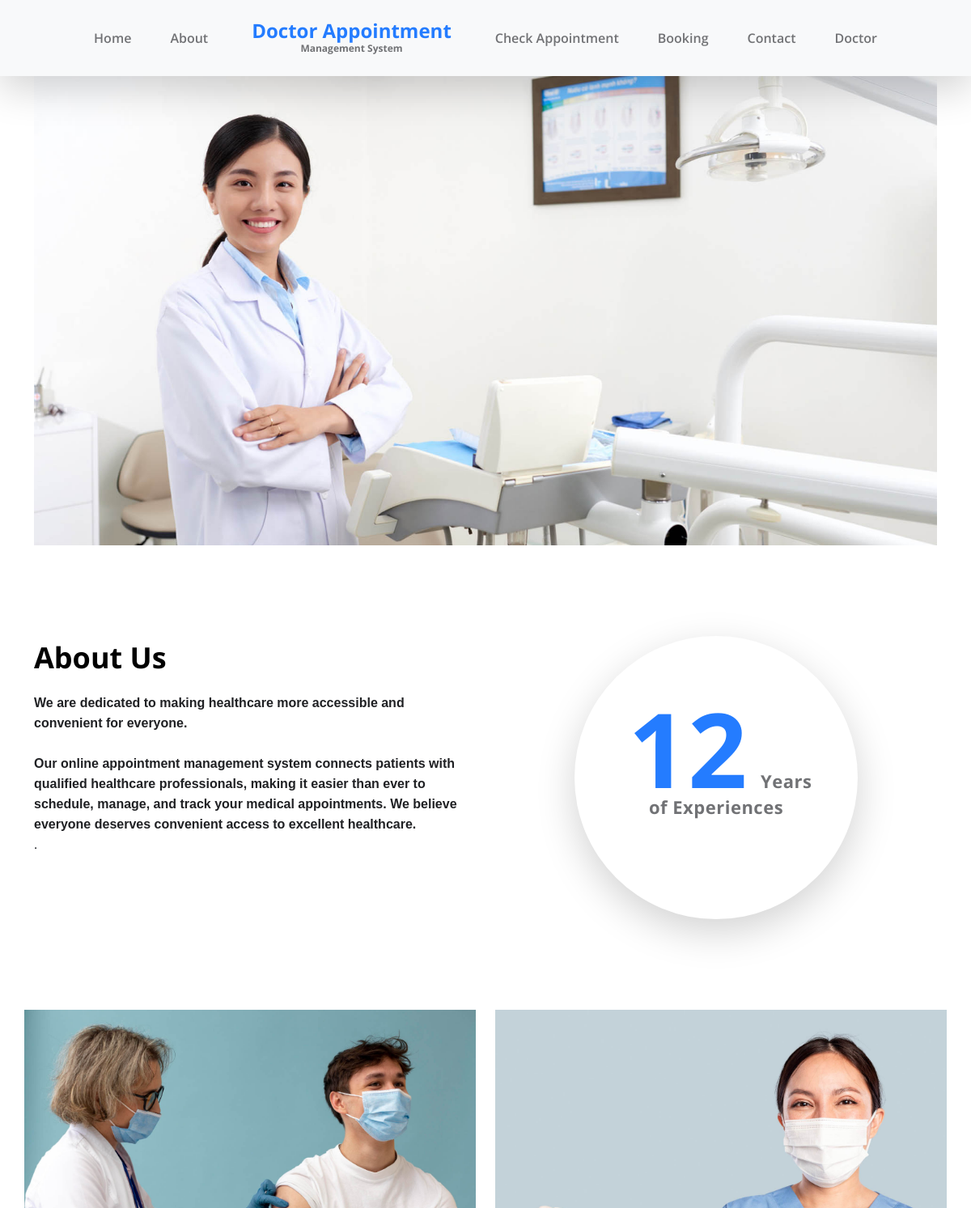
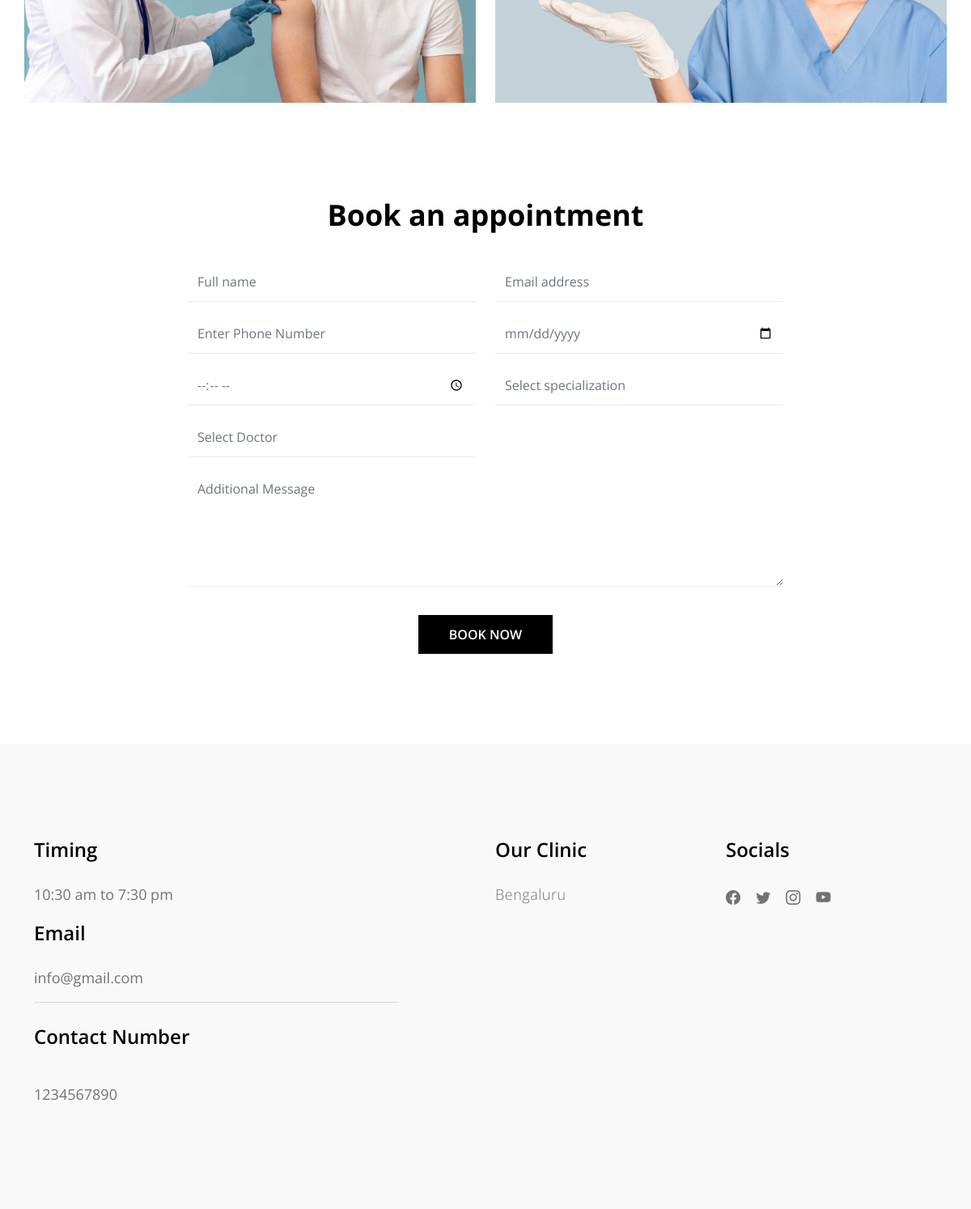
Screenshot of /dams/index.php with the database file from the repository (2 pictures, top to bottom).
### tables this page shows
CREATE TABLE `tblpage` (
  `ID` int(10) NOT NULL,
  `PageType` varchar(200) DEFAULT NULL,
  `PageTitle` mediumtext DEFAULT NULL,
  `PageDescription` mediumtext DEFAULT NULL,
  `Email` varchar(200) DEFAULT NULL,
  `MobileNumber` bigint(10) DEFAULT NULL,
  `UpdationDate` date DEFAULT NULL,
  `Timing` varchar(200) NOT NULL
);

### dams/index.php (the view, shortened to what this page needs)
<?php
include('doctor/includes/dbconnection.php');
?>
<!doctype html>
<html lang="en">
    <head>
        <link href="css/bootstrap.min.css" rel="stylesheet">
        <link href="css/bootstrap-icons.css" rel="stylesheet">
        <link href="css/owl.carousel.min.css" rel="stylesheet">
        <link href="css/owl.theme.default.min.css" rel="stylesheet">
        <link href="css/templatemo-medic-care.css" rel="stylesheet">
    </head>
    <body id="top">
        <main>
            <?php include_once('includes/header.php');?>
            <section class="hero" id="hero">
                <div class="container">
                    <div class="row">
                        <div class="col-12">
                            <div id="myCarousel" class="carousel slide carousel-fade" data-bs-ride="carousel">
                                <div class="carousel-inner">
                                    <div class="carousel-item">
                                        <img src="images/slider/young-asian-female-dentist-white-coat-posing-clinic-equipment.jpg" class="img-fluid" alt="">
                                    </div>
                                </div>
                            </div>
                        </div>
                    </div>
                </div>
            </section>
            <section class="section-padding" id="about">
                <div class="container">
                    <div class="row">
                        <div class="col-lg-6 col-md-6 col-12">
                            <?php
$sql="SELECT * from tblpage where PageType='aboutus'";
$query = $dbh -> prepare($sql);
$query->execute();
$results=$query->fetchAll(PDO::FETCH_OBJ);
$cnt=1;
if($query->rowCount() > 0)
{
foreach($results as $row)
{               ?>
                            <h2 class="mb-lg-3 mb-3"><?php  echo htmlentities($row->PageTitle);?></h2>
                            <p><?php  echo ($row->PageDescription);?>.</p>
                           <?php $cnt=$cnt+1;}} ?>
                        </div>
                        <div class="col-lg-4 col-md-5 col-12 mx-auto">
                            <div class="featured-circle bg-white shadow-lg d-flex justify-content-center align-items-center">
                                <p class="featured-text"><span class="featured-number">12</span> Years<br> of Experiences</p>
                            </div>
                        </div>
                    </div>
                </div>
            </section>
            <section class="gallery">
                <div class="container">
                    <div class="row">
                        <div class="col-lg-6 col-6 ps-0">
                            <img src="images/gallery/medium-shot-man-getting-vaccine.jpg" class="img-fluid galleryImage" alt="get a vaccine" title="get a vaccine for yourself">
                        </div>
                        <div class="col-lg-6 col-6 pe-0">
                            <img src="images/gallery/female-doctor-with-presenting-hand-gesture.jpg" class="img-fluid galleryImage" alt="wear a mask" title="wear a mask to protect yourself">
                        </div>
                    </div>
                </div>
            </section>
            <section class="section-padding" id="booking">
                <div class="container">
                    <div class="row">
                        <div class="col-lg-8 col-12 mx-auto">
                            <div class="booking-form">
                                <h2 class="text-center mb-lg-3 mb-2">Book an appointment</h2>
                                <form role="form" method="post">
                                    <div class="row">
                                        <div class="col-lg-6 col-12">
                                            <input type="text" name="name" id="name" class="form-control" placeholder="Full name" required='true'>
                                        </div>
                                        <div class="col-lg-6 col-12">
                                            <input type="email" name="email" id="email" pattern="[^ @]*@[^ @]*" class="form-control" placeholder="Email address" required='true'>
                                        </div>
                                        <div class="col-lg-6 col-12">
                                            <input type="telephone" name="phone" id="phone" class="form-control" placeholder="Enter Phone Number" maxlength="10">
                                        </div>
                                        <div class="col-lg-6 col-12">
                                            <input type="date" name="date" id="date" value="" class="form-control">
                                        </div>
                                            <div class="col-lg-6 col-12">
                                            <input type="time" name="time" id="time" value="" class="form-control">
                                        </div>
    <div class="col-lg-6 col-12">
<select onChange="getdoctors(this.value);"  name="specialization" id="specialization" class="form-control" required>
<option value="">Select specialization</option>
</select>
</div>
    <div class="col-lg-6 col-12">
<select name="doctorlist" id="doctorlist" class="form-control">
<option value="">Select Doctor</option>
</select>
</div>
                                        <div class="col-12">
                                            <textarea class="form-control" rows="5" id="message" name="message" placeholder="Additional Message"></textarea>
                                        </div>
                                        <div class="col-lg-3 col-md-4 col-6 mx-auto">
                                            <button type="submit" class="form-control" name="submit" id="submit-button">Book Now</button>
                                        </div>
                                    </div>
                                </form>
                            </div>
                        </div>
                    </div>
                </div>
            </section>
        </main>
        <?php include_once('includes/footer.php');?>
    </body>
</html>

### dams/includes/header.php (shortened to what this page needs)
<nav class="navbar navbar-expand-lg bg-light fixed-top shadow-lg">
                <div class="container">
                    <div class="collapse navbar-collapse" id="navbarNav">
                        <ul class="navbar-nav mx-auto">
                            <li class="nav-item active">
                                <a class="nav-link" href="index.php">Home</a>
                            </li>
                            <li class="nav-item">
                                <a class="nav-link" href="#about">About</a>
                            </li>
                            <a class="navbar-brand d-none d-lg-block" href="index.php">
                                Doctor Appointment
                                <strong class="d-block">Management System</strong>
                            </a>
                            <li class="nav-item">
                                <a class="nav-link" href="check-appointment.php">Check Appointment</a>
                            </li>
                            <li class="nav-item">
                                <a class="nav-link" href="#booking">Booking</a>
                            </li>
                            <li class="nav-item">
                                <a class="nav-link" href="#contact">Contact</a>
                            </li>
                             <li class="nav-item active">
                                <a class="nav-link" href="doctor/login.php">Doctor</a>
                            </li>
                        </ul>
                    </div>
                </div>
            </nav>

### dams/includes/footer.php (shortened to what this page needs)
<footer class="site-footer section-padding" id="contact">
            <div class="container">
                <div class="row">
                    <div class="col-lg-5 me-auto col-12">
                        <?php
$sql="SELECT * from tblpage where PageType='contactus'";
$query = $dbh -> prepare($sql);
$query->execute();
$results=$query->fetchAll(PDO::FETCH_OBJ);
$cnt=1;
if($query->rowCount() > 0)
{
foreach($results as $row)
{               ?>
                        <h5 class="mb-lg-4 mb-3">Timing</h5>
                        <ul class="list-group list-group-flush">
                            <li class="list-group-item d-flex">
                                <?php  echo ($row->Timing);?>
                            </li></ul>
                            <h5 class="mb-lg-4 mb-3">Email</h5>
                            <ul class="list-group list-group-flush">
                            <li class="list-group-item d-flex">
                                <?php  echo ($row->Email);?></li>
                                <br>
                                 <h5 class="mb-lg-4 mb-3">Contact Number</h5>
                            <li class="list-group-item d-flex">
                                <?php  echo ($row->MobileNumber);?></li>
                        </ul>
                    </div>
                    <div class="col-lg-2 col-md-6 col-12 my-4 my-lg-0">
                        <h5 class="mb-lg-4 mb-3">Our Clinic</h5>
                        <p><?php  echo ($row->PageDescription);?></p>
                    </div>
<?php $cnt=$cnt+1;}} ?>
                    <div class="col-lg-3 col-md-6 col-12 ms-auto">
                        <h5 class="mb-lg-4 mb-2">Socials</h5>
                        <ul class="social-icon">
                            <li><a href="#" class="social-icon-link bi-facebook"></a></li>
                            <li><a href="#" class="social-icon-link bi-twitter"></a></li>
                            <li><a href="#" class="social-icon-link bi-instagram"></a></li>
                            <li><a href="#" class="social-icon-link bi-youtube"></a></li>
                        </ul>
                    </div>
                </div>
        </footer>

### dams/css/templatemo-medic-care.css (style rules this page uses)
:root { --white-color: #FFFFFF; --primary-color: #247cff; --section-bg-color: #F9F9F9; --dark-color: #000000; --title-color: #565758; --p-color: #717275; --border-color: #eaeaea; --body-font-family: 'Open Sans', sans-serif; --h1-font-size: 48px; --h2-font-size: 36px; --h3-font-size: 32px; --h4-font-size: 28px; --h5-font-size: 24px; --h6-font-size: 22px; --p-font-size: 18px; --menu-font-size: 16px; --font-weight-light: 300; --font-weight-normal: 400; --font-weight-semibold: 600; --font-weight-bold: 700; }
body { background: var(--white-color); font-family: var(--body-font-family); position: relative; padding-top: 94px; }
h2, h3, h4, h5, h6 { color: var(--dark-color); line-height: inherit; }
h1, h2, h3, h4, h5, h6 { font-weight: var(--font-weight-semibold); }
h1, h2 { font-weight: var(--font-weight-bold); }
h2 { font-size: var(--h2-font-size); }
h5 { font-size: var(--h5-font-size); }
p { color: var(--p-color); font-size: var(--p-font-size); font-weight: var(--font-weight-light); letter-spacing: 0.5px; }
a, button { touch-action: manipulation; transition: all 0.3s; }
a { color: var(--p-color); text-decoration: none; }
.section-padding { padding-top: 7rem; padding-bottom: 7rem; }
b, strong { font-weight: var(--font-weight-bold); }
.list-group-item { background-color: transparent; color: var(--p-color); font-size: var(--p-font-size); padding: 1rem 0; }
.list-group-item:first-child { padding-top: 0; }
.hero { padding-top: 0rem; }
.hero .container { position: relative; overflow: hidden; height: 580px; }
.featured-circle { border-radius: 100%; width: 350px; height: 350px; margin: 0 auto; padding: 0 20px; }
.featured-text { font-size: var(--h6-font-size); line-height: 2rem; font-weight: var(--font-weight-bold); text-align: center; margin-bottom: 0; }
.featured-number { color: var(--primary-color); font-size: 8rem; margin: 0 10px; }
.navbar { padding-top: 20px; padding-bottom: 20px; }
.navbar-brand { color: var(--primary-color); font-size: var(--h5-font-size); font-weight: var(--font-weight-bold); margin: 0 30px; padding: 0; text-align: center; }
.navbar-brand strong { color: var(--p-color); font-size: 12px; position: relative; bottom: 5px; }
.navbar-expand-lg .navbar-nav .nav-link { padding-right: 1.5rem; padding-left: 1.5rem; }
.navbar-nav .nav-link { color: var(--p-color); font-weight: var(--font-weight-semibold); font-size: var(--menu-font-size); padding-top: 15px; padding-bottom: 15px; }
.booking-form .form-control { background: transparent; border-radius: 0; border: 0; border-bottom: 1px solid var(--border-color); color: #6c757d; font-weight: var(--font-weight-normal); padding-top: 12px; padding-bottom: 12px; margin-top: 15px; transition: all 0.3s; }
.booking-form #submit-button { background: var(--dark-color); border-bottom: 0; font-weight: var(--font-weight-semibold); color: var(--white-color); text-transform: uppercase; margin-top: 35px; }
.site-footer { background: var(--section-bg-color); }
.social-icon { margin: 0; padding: 0; }
.social-icon li { list-style: none; display: inline-block; vertical-align: top; transition: all 0.3s; }
.social-icon-link { font-size: var(--p-font-size); display: inline-block; vertical-align: top; margin-top: 4px; margin-bottom: 4px; margin-right: 15px; }

### rows the page displays
tblpage: PageTitle "About Us", PageDescription "We are dedicated to making healthcare more accessible and convenient for everyone. Our online appointment management system connects patients with qualified healthcare professionals, making it easier than ever to schedule, manage, and track your medical appointments. We believe everyone deserves convenient access to excellent healthcare."
tblpage: Timing "10:30 am to 7:30 pm", Email "info@gmail.com", MobileNumber "1234567890", PageDescription "Bengaluru"
